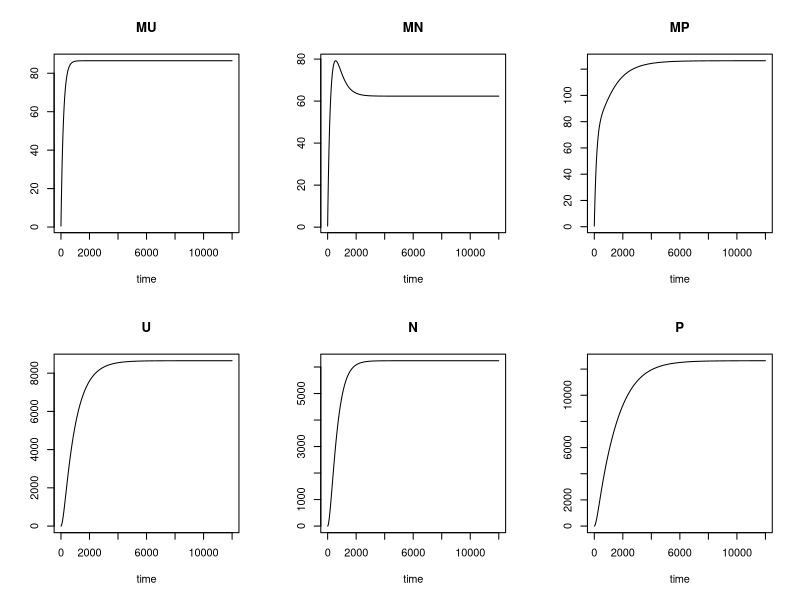

The R source for this figure:
# This is an implementation of a regulation model
library(deSolve)

#==============================================================================
# Unregulated expression _u
# Negative autoregulation _n
# Positive autoregulation _p
#==============================================================================
REGmod <- function(t, x , parms) {
  with(as.list(c(parms, x)), {
    dMU <- alpha_b - delta*MU 
    dU <- k*MU - gamma*U # unregulated
    dMN <-  ((alpha_b/(1+(N/K)^n))+alpha_o) - delta*MN
    dN <- k*MN - gamma*N # negative autoregulation
    dMP <-  ((((alpha_a*(P/K)^n)/(1+(P/K)^n))+alpha_b)) - delta*MP
    dP <- k*MP - gamma*P# positive autoregulation   
    res <- c(dMU, dMN, dMP, dU, dN, dP)
    list(res)
  })

}

## The parameters
parms <- c(alpha_a=0.375, alpha_b=0.5, alpha_o=5e-4, k=0.116, delta=5.78e-3, gamma=1.16e-3, K=1e4, n=2)
## Vector of timesteps
times <- seq(0, 12000)

## Start values for steady state
xstart <-c(MU = 0.5, MN = 0.5, MP = 0.5, U = 0, N = 0, P = 0)

## Solve model
out <- ode(y=xstart, times=times, func = REGmod, parms = parms)

summary(out)
## Default plot method
plot(out)

## User specified plotting
